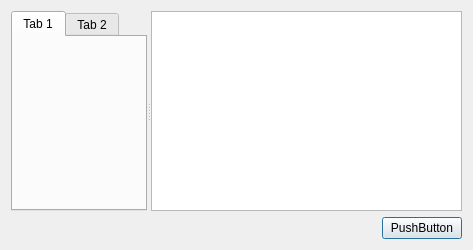
<?xml version="1.0" encoding="UTF-8"?>
<ui version="4.0">
 <class>Dialog</class>
 <widget class="QDialog" name="Dialog">
  <property name="geometry">
   <rect>
    <x>0</x>
    <y>0</y>
    <width>473</width>
    <height>250</height>
   </rect>
  </property>
  <property name="windowTitle">
   <string>Dialog</string>
  </property>
  <layout class="QVBoxLayout" name="verticalLayout">
   <item>
    <widget class="QSplitter" name="splitter">
     <property name="orientation">
      <enum>Qt::Horizontal</enum>
     </property>
     <widget class="QTabWidget" name="tabWidget">
      <widget class="QWidget" name="tab">
       <attribute name="title">
        <string>Tab 1</string>
       </attribute>
      </widget>
      <widget class="QWidget" name="tab_2">
       <attribute name="title">
        <string>Tab 2</string>
       </attribute>
      </widget>
     </widget>
     <widget class="QTextBrowser" name="textBrowser"/>
    </widget>
   </item>
   <item>
    <layout class="QHBoxLayout" name="horizontalLayout">
     <item>
      <spacer name="horizontalSpacer">
       <property name="orientation">
        <enum>Qt::Horizontal</enum>
       </property>
       <property name="sizeHint" stdset="0">
        <size>
         <width>40</width>
         <height>20</height>
        </size>
       </property>
      </spacer>
     </item>
     <item>
      <widget class="QPushButton" name="pushButton">
       <property name="text">
        <string>PushButton</string>
       </property>
      </widget>
     </item>
    </layout>
   </item>
  </layout>
 </widget>
 <resources/>
 <connections/>
</ui>
